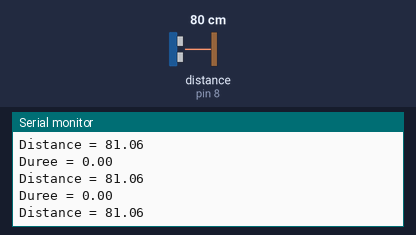
A sketch run on a simulated Arduino Uno, built with avr-gcc and run on an emulated ATmega328P. Parts: the last lines printed to the serial monitor. Wiring (inferred from the names in the program): ultrasonic range finder: trigger pin 7; echo pin 8. The inputs (shaded band) are chosen by the test bench; at power-on: distance to the obstacle (sensor on pin 8) 80 cm. The echo pulse lasts 58.3 µs per cm.

Above: at 1.2 s.
1.3 s: distance to the obstacle (sensor on pin 8) set to 2 cm
At 1.5 s:
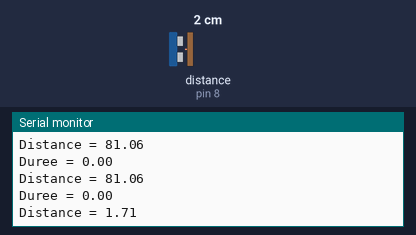
2.8 s: distance to the obstacle (sensor on pin 8) set to 4 cm
At 3.05 s:
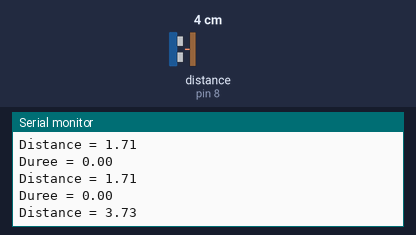
4.3 s: distance to the obstacle (sensor on pin 8) set to 60 cm
At 4.34 s:
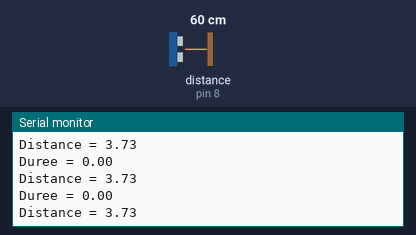
Timing chart, 0 to 7.3 s (numbered marks = the images above; inputs shaded):
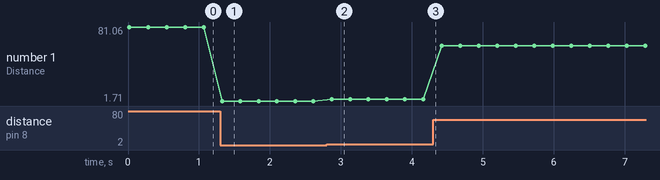

Measured:
- after the input at 1.3 s, the serial monitor: prints a new line at once (image 1)
- after the input at 2.8 s, the serial monitor: prints a new line after 0.07 s (image 2)
- plotted number 1: 81.06 → 1.71 after the input at 1.3 s, 1.71 → 3.73 after the input at 2.8 s, 3.73 → 60.72 after the input at 4.3 s

The sketch:

telemetre_v1.0.ino
```cpp
/* Télémètre à ultrason
 * Sans l'utlisation d'un écran (Version portable)
 */

// La vitesse du son à 30 °C
#define VITESSE 348.94
// Les broches
const int trig = 7;
const int echo = 8;

void setup() {
  pinMode(trig, OUTPUT);
  pinMode(echo, INPUT);

  digitalWrite(trig, LOW);
  // Préparer la voie série pour afficher les mésures
  Serial.begin(9600);
}

void loop() {
  // Déclencher le ping
  digitalWrite(trig, HIGH);
  delayMicroseconds(10);
  digitalWrite(trig, LOW);

  // Lire la durée de l'état haute sur la broche "Echo"
  unsigned long duree = pulseIn(echo, HIGH); // en microseconds

  unsigned long t_max = 30000; // on va le changer

  if (duree > t_max)
  {
    Serial.println("Onde perdue!");
  }
  else
  {
    duree /= 2;

    float temps = duree / 1000000.0;
    float distance = temps * VITESSE;

    Serial.print("Duree = ");
    Serial.println(temps);
    Serial.print("Distance = ");
    Serial.println(distance * 100); // en centimétres
  }

  // pause
  delay(256);
}
```
